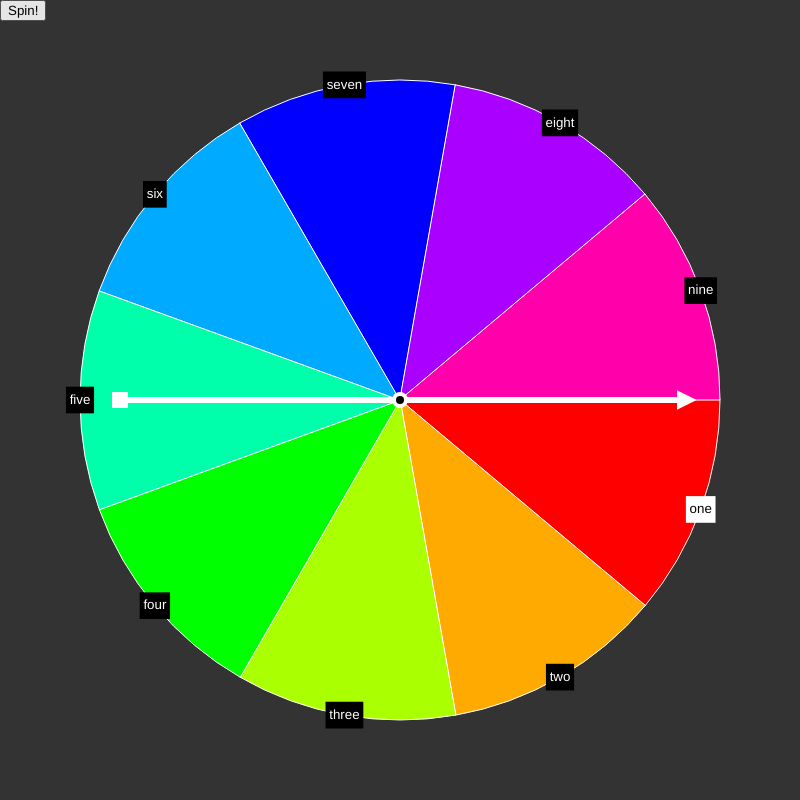
Frame 1 (no input)
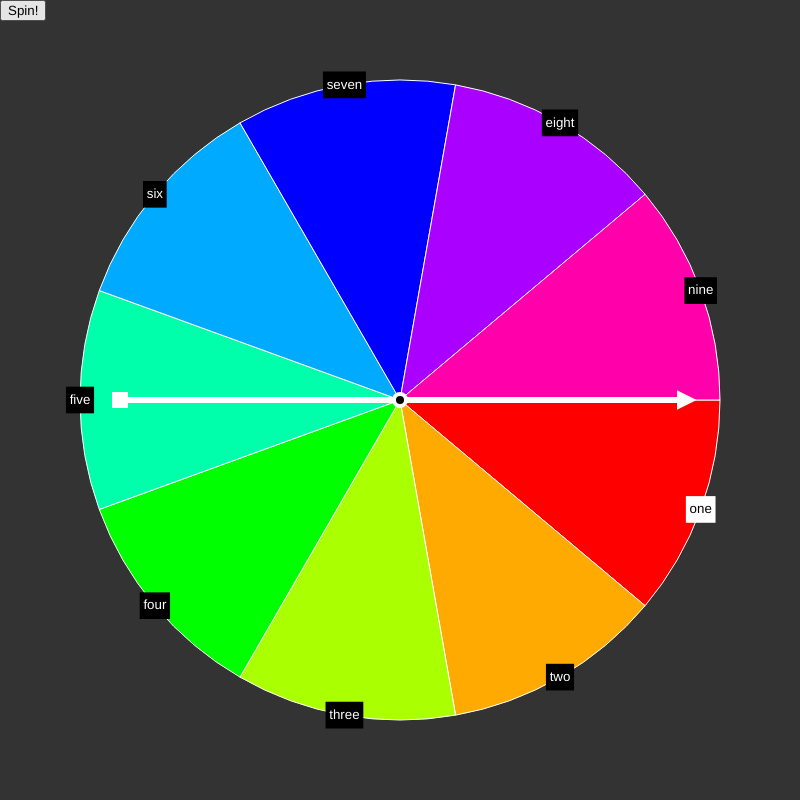
Frame 60 (no input)
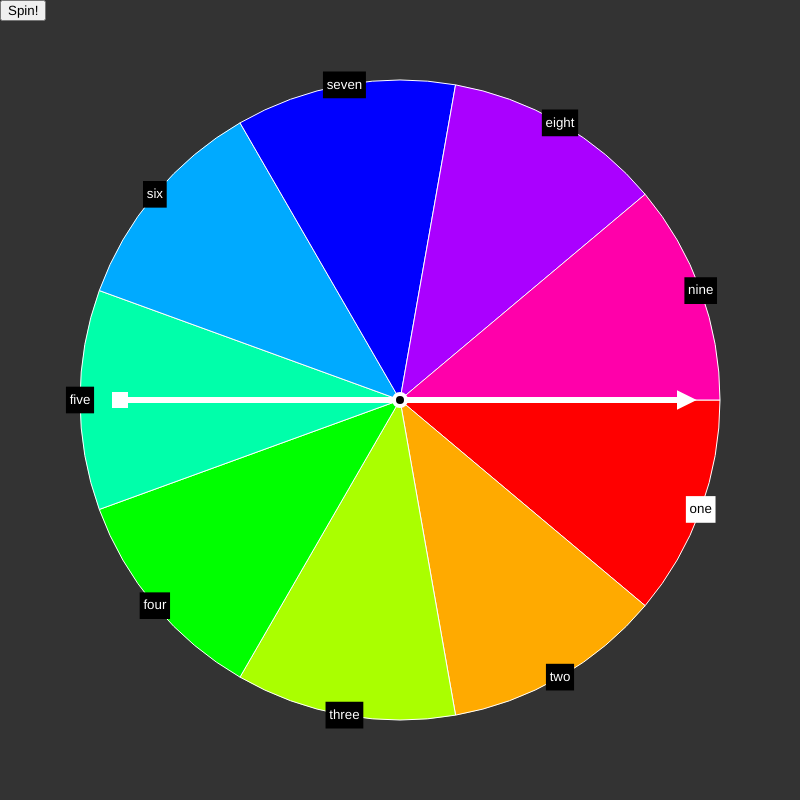
Frame 120 (the mouse pressed at the canvas centre since frame 60)

The p5.js sketch that drew these frames (run headless with seeded random() and noise() and a simulated clock; from frame 60 on, the mouse is pressed at the canvas centre):

// p5.js sketch
// ── sketch.js
let radius;
let spinButton;
let choices = [
  "one",
  "two",
  "three",
  "four",
  "five",
  "six",
  "seven",
  "eight",
  "nine",
];
let sliceAngle;
let spinnerLength;
let spinnerAngle = 0;
let spinnerSpeed = 0;

function setup() {
  createCanvas(800, 800);
  colorMode(HSB, 360, 100, 100, 1);
  rectMode(CENTER);
  radius = width * 0.8;
  sliceAngle = 360 / choices.length;
  spinnerLength = width * 0.7;
  spinButton = createButton("Spin!");
  spinButton.position(0, 0);
  spinButton.mousePressed(intializeSpinner);
}

function draw() {
  background(20);
  let angle = 0;
  for (i = 0; i < choices.length; i++) {
    stroke(255);
    strokeWeight(1);
    fill(angle, 100, 100);
    arc(
      width / 2,
      height / 2,
      radius,
      radius,
      radians(angle),
      radians(angle + sliceAngle),
      PIE
    );
    noStroke();
    push();
    translate(width / 2, height / 2);
    textSize(width / 60);
    textAlign(CENTER, CENTER);
    if (floor(((spinnerAngle % 360) / 360) * choices.length) == i) {
      fill(255);
      rect(
        (radius / 2) * cos(radians(i * sliceAngle + sliceAngle / 2)),
        (radius / 2) * sin(radians(i * sliceAngle + sliceAngle / 2)),
        textWidth(choices[i] + 2),
        textWidth("A") * 3
      );
      fill(0);
      text(
        choices[i],
        (radius / 2) * cos(radians(i * sliceAngle + sliceAngle / 2)),
        (radius / 2) * sin(radians(i * sliceAngle + sliceAngle / 2))
      );
    } else {
      fill(0);
      rect(
        (radius / 2) * cos(radians(i * sliceAngle + sliceAngle / 2)),
        (radius / 2) * sin(radians(i * sliceAngle + sliceAngle / 2)),
        textWidth(choices[i] + 2),
        textWidth("A") * 3
      );
      fill(255);
      text(
        choices[i],
        (radius / 2) * cos(radians(i * sliceAngle + sliceAngle / 2)),
        (radius / 2) * sin(radians(i * sliceAngle + sliceAngle / 2))
      );
    }

    pop();

    angle += sliceAngle;
  }

  stroke(255);
  strokeCap(SQUARE);
  push();
  translate(width / 2, height / 2);
  rotate(radians(spinnerAngle));
  strokeWeight(6);
  circle(0, 0, 10);
  fill(255);
  strokeWeight(6);
  stroke(255);
  line(0, 0, -spinnerLength / 2, 0);
  rect(-spinnerLength / 2, 0, 10, 10);
  line(0, 0, spinnerLength / 2, 0);
  triangle(
    spinnerLength / 2,
    -5,
    spinnerLength / 2,
    5,
    spinnerLength / 2 + 10,
    0
  );

  fill(0);
  noStroke();
  circle(0, 0, 8);
  pop();
  spinnerAngle += spinnerSpeed;

  spinnerSpeed *= 0.98; // spinner damping factor
}

function intializeSpinner() {
  spinnerAngle = random(0, 360);
  spinnerSpeed = 35;
}
